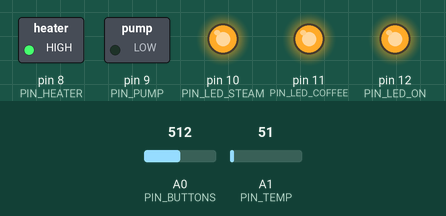
This sketch was run on a simulated Arduino Uno, built with avr-gcc and run on an emulated ATmega328P. On the bench: switched loads named in the sketch (green lamp = pin HIGH), output pins drawn as LEDs (lit = HIGH). Inputs (shaded band) come from the test bench; at power-on: A0 (PIN_BUTTONS) = 512, A1 (PIN_TEMP) = 51.

Above: at 1.2 s.
1.3 s: A0 (PIN_BUTTONS) set to 760
2.8 s: A0 (PIN_BUTTONS) set to 777
At 2.94 s:
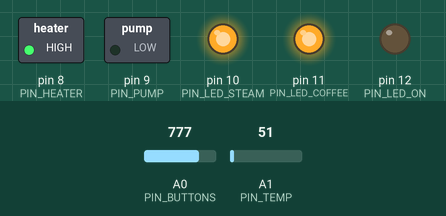
At 3.3 s:
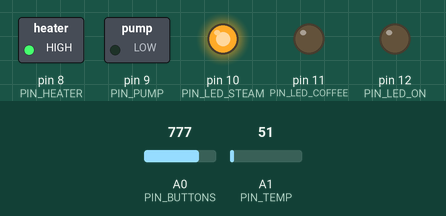
Timing chart, 0 to 5.8 s (numbered marks = the images above; inputs shaded):
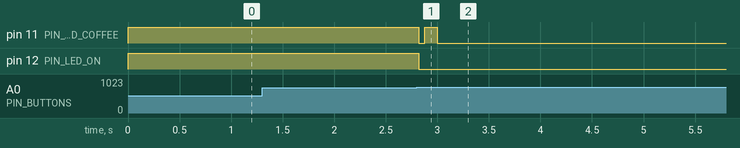

The sketch:

breville_mcu.ino
```cpp
//isr timer
#define TIMER_INTERRUPT_DEBUG 0
#define _TIMERINTERRUPT_LOGLEVEL_ 0
#define USE_TIMER_1 true
#include "TimerInterrupt.h"

//time durations in ms
#define STEAM_DURATION 300000
#define BREW_DURATION 40000
#define ONE_SECOND 1000
#define AUTO_SHUTDOWN_TIME 900000
#define TIMER_INTERVAL_MS 20

//time constants in frames
#define BLINK_FRAMES 5
#define MIN_STABLE_FRAMES 3
#define MIN_LONGPRESS_FRAMES 50//full second
#define HEATER_FRAMES 30

//pin values
#define PIN_HEATER 8
#define PIN_PUMP 9
#define PIN_LED_ON 12
#define PIN_LED_COFFEE 11
#define PIN_LED_STEAM 10
#define PIN_BUTTONS 14
#define PIN_TEMP 15

//analogue voltage thresholds
//buttons
#define BTN_VOLT_POWER  0x100
#define BTN_VOLT_COFFEE 0x200
#define BTN_VOLT_STEAM  0x300
#define BTN_VOLT_NONE   0x400

//thermistor temperature values
//ADC readings were calculated using the linear equation (A-T)/B, where A=124.22, B=0.08, T=actual temperature in Celcius degrees
//this equation was derived from temperatures measured with a thermocouple placed near the thermistor, collected for various ADC target values
#define STEAMING_TEMPERATURE 0x12F//100
#define MAX_TEMPERATURE_INDEX 3
int temp_index = 0;
int brewing_temperatures[MAX_TEMPERATURE_INDEX+1]={0x1EA,0x1AC,0x186,0x15F};//85,90,93,96

//helpful macros
#define SET_PIN(b,a) digitalWrite(b,((a > 0) ? LOW : HIGH))
#define SET_HEATER(a) digitalWrite(PIN_HEATER,((a > 0) ? LOW : HIGH))
#define SET_PUMP(a) digitalWrite(PIN_PUMP,((a > 0) ? HIGH : LOW))

//functional states
#define OFF_STATE 0
#define COFFEE_STATE 1
#define COFFEE_BREWING 2
#define STEAM_STATE 3
//temperature states
#define COLD 0
#define COFFEE_READY 1
#define STEAM_READY 2
//button states
#define BTN_NONE 0
#define BTN_POWER 1
#define BTN_COFFEE 2
#define BTN_STEAM 3

//machine status
volatile int button_state = BTN_NONE;
volatile int button_longpress = 0;
volatile int func_state = OFF_STATE;
volatile int temp_state = COLD;

volatile int isr_started = 0;
void TimerHandler()
{
  //temperature regulation
  static int this_temp;
  static int heaterframes;
  //input handling
  static int this_button_state;
  static int last_button_state;
  static int button_reading;
  static int frames_stable;
  //led
  static int blinkframes;
  static int blinkylights;
  static int blinkylights2;
  static int blink_counter;

  //initialize local variables
  if(!isr_started){
    this_temp = 0x0;
    frames_stable = 0;
    blinkframes = 0;
    blinkylights = 0;
    blinkylights2 = 0;
    blink_counter = 0;
    heaterframes = 0;
    button_reading = BTN_VOLT_NONE;
    this_button_state = BTN_NONE;
    last_button_state = BTN_NONE;
    isr_started=1;
  }

  //read button input
  button_reading = analogRead(PIN_BUTTONS);
  //decode and store current button state
  if ( button_reading < BTN_VOLT_POWER ){
    this_button_state = BTN_POWER;
  }else if ( button_reading < BTN_VOLT_COFFEE ){
    this_button_state = BTN_COFFEE;
  }else if ( button_reading < BTN_VOLT_STEAM ){
    this_button_state = BTN_STEAM;
  }else{
    this_button_state = BTN_NONE;
  }

  //if button has been pressed and released, check if it was a short or long press and store it in global
  if(this_button_state==BTN_NONE && last_button_state>BTN_NONE){
    if(frames_stable > MIN_LONGPRESS_FRAMES){
      //button was a long press
      button_longpress = 1;
    }else{
      button_longpress = 0;
    }
    //button was pressed long enough to register, so store the value
    if(frames_stable > MIN_STABLE_FRAMES){
      button_state = last_button_state;
    }
  }

  //keep track of how many frames the button state has been stable for
  if(this_button_state==last_button_state){
    frames_stable += 1;
  }else{
    frames_stable = 0;
  }

  //store the last button state
  last_button_state = this_button_state;

  //regulate temp
  heaterframes++;
  //check if enough frames have passed
  if(heaterframes>HEATER_FRAMES){
    heaterframes=0;
    this_temp = analogRead(PIN_TEMP);
    if(func_state > OFF_STATE){
      if (this_temp < STEAMING_TEMPERATURE) {
        //steam temp reached
        temp_state = STEAM_READY;
        SET_HEATER(0);
      } else if (this_temp < brewing_temperatures[temp_index]){
        //coffee temp reached
        temp_state = COFFEE_READY;
        if (func_state >= STEAM_STATE) {
          SET_HEATER(1);
        } else {
          SET_HEATER(0);
        }
      } else {
        temp_state = COLD;
        SET_HEATER(1);
      }
    }else{
      SET_HEATER(0);
    }
  }

  //set pump
  if (func_state != COFFEE_BREWING) {
    SET_PUMP(0);
  }else{
    SET_PUMP(1);
  }

  //calculate LED blink;
  blinkframes += 1;
  if(blinkframes > BLINK_FRAMES){
    //steam/coffee LED blink
    blinkylights=(blinkylights>0)?0:1;
    blinkframes = 0;

    //power LED blink
    blink_counter+=1;
    blinkylights2=blinkylights;
    if(temp_index==0){
      blinkylights2=1;
    }else{
      if(blink_counter > 2*temp_index+2){
        blinkylights2=0;
        if(blink_counter > 2*(temp_index)+3){
          blink_counter=0;
        }
      }
    }
  }

  //set leds
  if(func_state > OFF_STATE){
    //blink power LED to indicate selected temperature
    SET_PIN(PIN_LED_ON,blinkylights2);
    if(temp_state < COFFEE_READY){
      //blink coffee LED to indicate temperature below target
      SET_PIN(PIN_LED_COFFEE,blinkylights);
    }else{
      SET_PIN(PIN_LED_COFFEE,1);
    }
    if(func_state<=COFFEE_BREWING){
      SET_PIN(PIN_LED_STEAM,0);
    }else if(temp_state < STEAM_READY){
      //blink steam LED to indicate temperature below target
      SET_PIN(PIN_LED_STEAM,blinkylights);
    }else{
      SET_PIN(PIN_LED_STEAM,1);
    }
    //SET_PIN(PIN_LED_STEAM, ((temp_state>=STEAM_READY)? 1 : 0) );
    //SET_PIN(PIN_LED_COFFEE, ((temp_state>=COFFEE_READY)? 1 : 0) );
  }else{
    SET_PIN(PIN_LED_ON,0);
    SET_PIN(PIN_LED_COFFEE,0);
    SET_PIN(PIN_LED_STEAM,0);
  }
}

//timing
unsigned long PumpShutoffTime = 0;
unsigned long SteamShutoffTime = 0;
unsigned long LastButtonPress = 0;

//setup arduino and turn everything off
void setup() {
  pinMode(PIN_HEATER, OUTPUT);
  pinMode(PIN_PUMP, OUTPUT);
  pinMode(PIN_LED_ON, OUTPUT);
  pinMode(PIN_LED_COFFEE, OUTPUT);
  pinMode(PIN_LED_STEAM, OUTPUT);
  pinMode(PIN_BUTTONS, INPUT);
  pinMode(PIN_TEMP, INPUT);

  SET_PIN(PIN_LED_ON,0);
  SET_PIN(PIN_LED_COFFEE,0);
  SET_PIN(PIN_LED_STEAM,0);
  SET_PUMP(0);
  SET_HEATER(0);
  func_state=OFF_STATE;

  //setup start interrupt timer code
  ITimer1.init();
  ITimer1.attachInterruptInterval(TIMER_INTERVAL_MS,TimerHandler);
}

//handle integer rollover
unsigned long lastMillis = 0;
unsigned long millisRollover() {
  unsigned long currentMillis = millis();
  return (unsigned long)(currentMillis - lastMillis);
}

void brewCycle() {
  func_state = COFFEE_BREWING;
  PumpShutoffTime = millisRollover() + BREW_DURATION;
}

void steamCycle(){
  func_state = STEAM_STATE;
  SteamShutoffTime = millisRollover() + STEAM_DURATION;
}

//figures out what to do given the last pressed button
void parseButtons() {
  //handle buttons based on machine state
  switch(func_state){
    case OFF_STATE:
      if(button_state > BTN_NONE){
        func_state = COFFEE_STATE;
        temp_index = 0;
      }
      break;
    case COFFEE_STATE:
      switch(button_state){
        case BTN_POWER:
          func_state = OFF_STATE;
          break;
        case BTN_COFFEE:
          brewCycle();
          break;
        case BTN_STEAM:
          //increment index of selected target temperature
          //when max index is reached, switch to steam mode
          if(button_longpress>0){
            steamCycle();
            temp_index = 0;
          }else{
            temp_index+=1;
            if(temp_index>MAX_TEMPERATURE_INDEX){
              temp_index = 0;
            }
          }
          //temp_setting = (temp_setting>3) ? (0) : (temp_setting+1);
          //temp_setting += 1;//temperature_target -= 0x1;//func_state = STEAM_STATE;
          break;
      }
      break;
    case COFFEE_BREWING:
      switch(button_state){
        case BTN_POWER:
          func_state = OFF_STATE;
          break;
        case BTN_COFFEE:
          func_state = COFFEE_STATE;
          break;
        case BTN_STEAM:
          func_state = COFFEE_STATE;
          break;
      }
      break;
    case STEAM_STATE:
      switch(button_state){
        case BTN_POWER:
          func_state = OFF_STATE;
          break;
        case BTN_COFFEE:
        case BTN_STEAM:
          func_state = COFFEE_STATE;
          temp_index = 0;
          break;
      }
      break;
  }
  //clear button state since we handled it already
  if(button_state > BTN_NONE){
    button_state=BTN_NONE;
    //button_longpress=0;
    //keep track of last button press for auto shutdown
    LastButtonPress = millisRollover();
  }
}

//turns off the pump if brew time is up
void checkBrew() {
  if ( (millisRollover() - PumpShutoffTime) < ONE_SECOND ) {
    func_state = COFFEE_STATE;
  }
}

//stops the steam heating if steam time is up
void checkSteam() {
  if ( (millisRollover() - SteamShutoffTime) < ONE_SECOND ) {
    func_state = COFFEE_STATE;
  }
}

void loop() {
  if (func_state > OFF_STATE) {
    //if machine is on do these
    if (func_state == STEAM_STATE)
      checkSteam();
    if (func_state == COFFEE_BREWING)
      checkBrew();
    //auto shutdown
    if (millisRollover() - LastButtonPress > AUTO_SHUTDOWN_TIME) {
      func_state = OFF_STATE;
    }
  }
  //always do these
  parseButtons();
}
```

Measured:
- the behaviour switches between 767 and 768 on A0 (PIN_BUTTONS) (found by bisection; images 0 and 1)
- after the input at 1.3 s, every drawn part: stays the same
- after the input at 2.8 s, pin 11 (PIN_LED_COFFEE): HIGH → LOW at once, → HIGH 0.06 s later, → LOW 0.12 s later; pin 12 (PIN_LED_ON): HIGH → LOW at once
